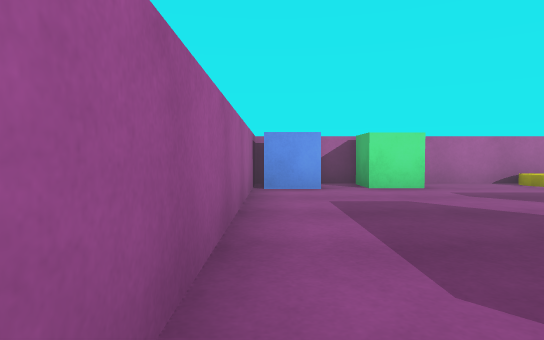
view 1 (above)

12 first-person views from a walk through a 3-D level made in the Unity game engine. The camera is 0.55 m above the floor, tilts 2° down and sees 75° across. The floor is counted in squares, 1 m on a side. Each view is taken from the middle of a square. On the plan, view 1 faces up. The plan holds only what a view shows up to about 9 squares ahead; the rest is blank. The player is left out. Surface patterns are stand-ins for the level's own textures.

view 2
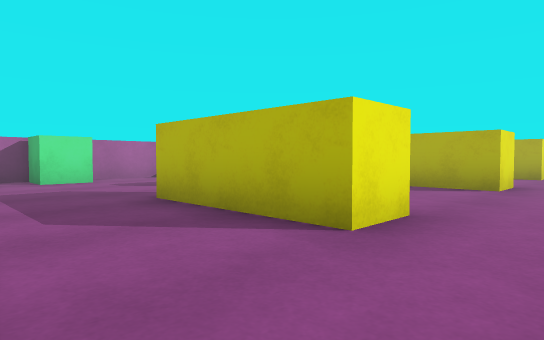

view 3
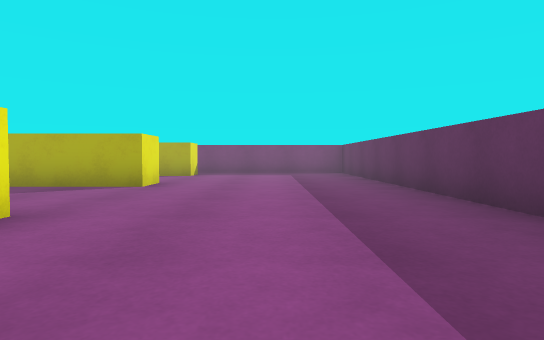

view 4
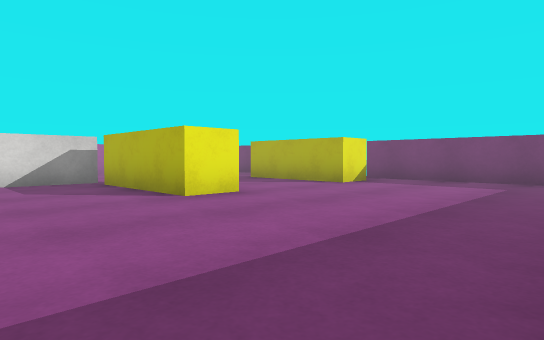

view 5
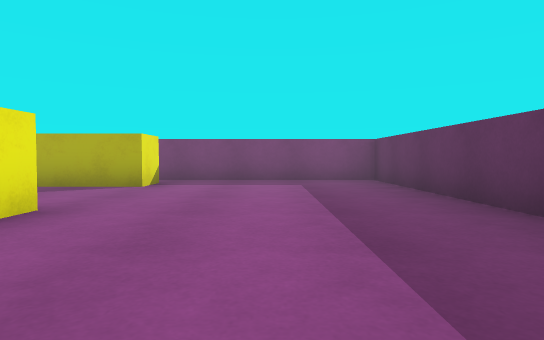

view 6
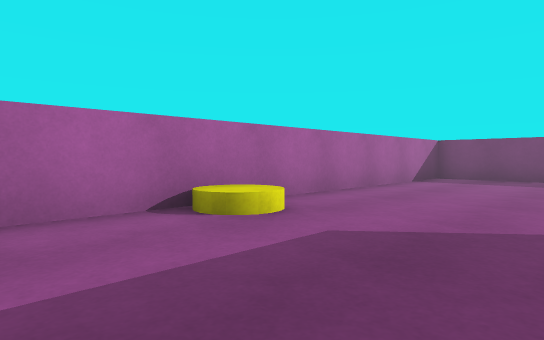

view 7
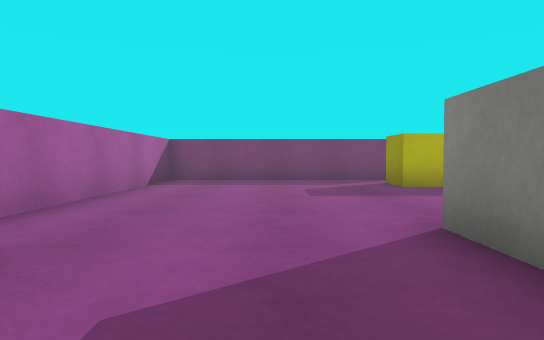

view 8
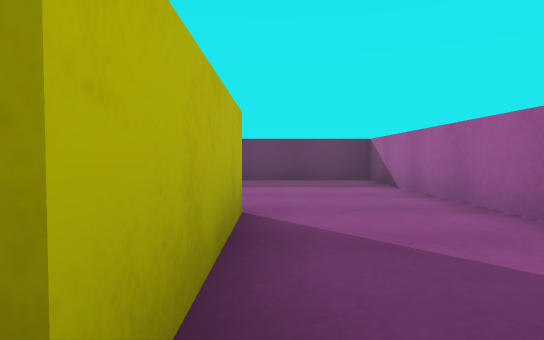

view 9
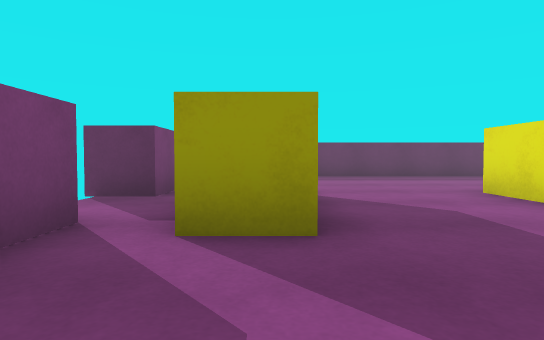

view 10
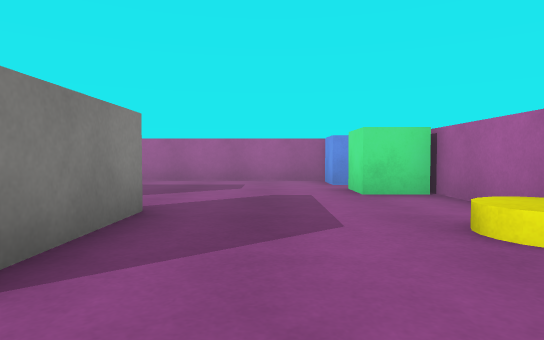

view 11
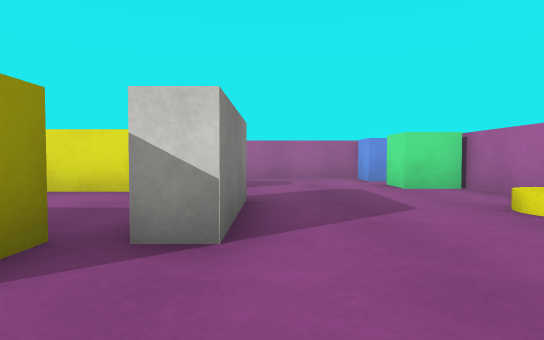

view 12
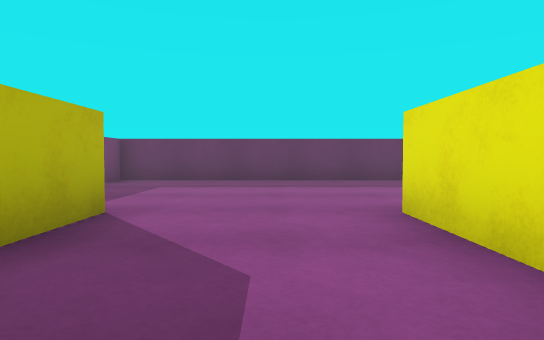

### Floor plan
Points are (right, up) in squares from view 1. A wall is a line through its corners. A room is listed if a view was taken in it or the views show most of it. See-through windows are left out.
Room 1 (views 1, 2, 3, 4, 5, 6, 7, 8, 9, 10, 11, 12)
walls: (7.7, 1.4) (7.7, -0.6) (6.7, -0.6) (6.7, 2.5) (7.1, 2.5); (3.3, 1.8) (3.3, 0.4); (3.4, -0.6) (2.3, -0.6) (2.3, 2.6); (4.3, 3.7) (6.8, 3.7) (6.8, 3.1) (5, 3.1); (11.8, -0.6) (10.7, -0.6) (10.7, 2.5) (11.8, 2.5); (12.7, 2) (12.7, 7.5) (-0.4, 7.5); (-0.3, 5.2) (-0.3, -5.5) (12.7, -5.5) (12.7, 0) (13.8, 0)
objects: blue cube (0, 6) to (1, 7); green cube (2, 7); yellow cylinder (6, 7)

Positions as (right, up) in squares from view 1, and headings:
1: (0, 0), facing up
2: (0, -2), facing up-right
3: (0, -3), facing right
4: (4, -5), facing up-right
5: (4, -3), facing right
6: (3, 4), facing up-right
7: (4, 5), facing right
8: (2, 3), facing down
9: (11, 5), facing down
10: (8, 5), facing left
11: (9, 4), facing left
12: (9, 3), facing down
